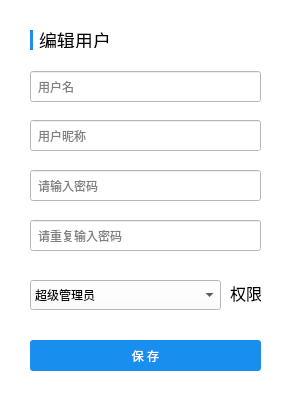
<?xml version="1.0" encoding="UTF-8"?>
<ui version="4.0">
 <class>EditUser</class>
 <widget class="QWidget" name="EditUser">
  <property name="geometry">
   <rect>
    <x>0</x>
    <y>0</y>
    <width>289</width>
    <height>403</height>
   </rect>
  </property>
  <property name="minimumSize">
   <size>
    <width>0</width>
    <height>320</height>
   </size>
  </property>
  <property name="maximumSize">
   <size>
    <width>16777215</width>
    <height>1000</height>
   </size>
  </property>
  <property name="windowTitle">
   <string>编辑用户</string>
  </property>
  <property name="windowIcon">
   <iconset resource="style.qrc">
    <normaloff>:/icon.ico</normaloff>
    <normalon>:/image/icon.png</normalon>:/icon.ico</iconset>
  </property>
  <property name="styleSheet">
   <string notr="true">background-color: rgb(255, 255, 255);</string>
  </property>
  <widget class="QLineEdit" name="username">
   <property name="geometry">
    <rect>
     <x>30</x>
     <y>71</y>
     <width>231</width>
     <height>31</height>
    </rect>
   </property>
   <property name="styleSheet">
    <string notr="true">padding-left:5px;</string>
   </property>
   <property name="inputMethodHints">
    <set>Qt::ImhNone</set>
   </property>
   <property name="readOnly">
    <bool>true</bool>
   </property>
   <property name="placeholderText">
    <string>用户名</string>
   </property>
  </widget>
  <widget class="QPushButton" name="update">
   <property name="geometry">
    <rect>
     <x>30</x>
     <y>340</y>
     <width>231</width>
     <height>31</height>
    </rect>
   </property>
   <property name="cursor">
    <cursorShape>PointingHandCursor</cursorShape>
   </property>
   <property name="styleSheet">
    <string notr="true">border:none;
background:#188EEE;
color:#FFFFFF;
border-radius:3px;</string>
   </property>
   <property name="text">
    <string>保 存</string>
   </property>
  </widget>
  <widget class="QLineEdit" name="password">
   <property name="geometry">
    <rect>
     <x>30</x>
     <y>170</y>
     <width>231</width>
     <height>31</height>
    </rect>
   </property>
   <property name="styleSheet">
    <string notr="true">padding-left:5px;</string>
   </property>
   <property name="inputMethodHints">
    <set>Qt::ImhHiddenText|Qt::ImhNoAutoUppercase|Qt::ImhNoPredictiveText|Qt::ImhSensitiveData</set>
   </property>
   <property name="echoMode">
    <enum>QLineEdit::Password</enum>
   </property>
   <property name="placeholderText">
    <string>请输入密码</string>
   </property>
  </widget>
  <widget class="QLineEdit" name="nickname">
   <property name="geometry">
    <rect>
     <x>30</x>
     <y>120</y>
     <width>231</width>
     <height>31</height>
    </rect>
   </property>
   <property name="styleSheet">
    <string notr="true">padding-left:5px;</string>
   </property>
   <property name="inputMethodHints">
    <set>Qt::ImhNone</set>
   </property>
   <property name="placeholderText">
    <string>用户昵称</string>
   </property>
  </widget>
  <widget class="QLabel" name="label_3">
   <property name="geometry">
    <rect>
     <x>39</x>
     <y>32</y>
     <width>91</width>
     <height>16</height>
    </rect>
   </property>
   <property name="styleSheet">
    <string notr="true">font-size:18px;</string>
   </property>
   <property name="text">
    <string>编辑用户</string>
   </property>
  </widget>
  <widget class="QLineEdit" name="password2">
   <property name="geometry">
    <rect>
     <x>30</x>
     <y>220</y>
     <width>231</width>
     <height>31</height>
    </rect>
   </property>
   <property name="styleSheet">
    <string notr="true">padding-left:5px;</string>
   </property>
   <property name="echoMode">
    <enum>QLineEdit::Password</enum>
   </property>
   <property name="placeholderText">
    <string>请重复输入密码</string>
   </property>
  </widget>
  <widget class="QLabel" name="label_2">
   <property name="geometry">
    <rect>
     <x>30</x>
     <y>30</y>
     <width>3</width>
     <height>20</height>
    </rect>
   </property>
   <property name="styleSheet">
    <string notr="true">width:4px;
height:10px;
background:#188EEE;</string>
   </property>
   <property name="text">
    <string/>
   </property>
  </widget>
  <widget class="QComboBox" name="root">
   <property name="geometry">
    <rect>
     <x>30</x>
     <y>280</y>
     <width>191</width>
     <height>30</height>
    </rect>
   </property>
   <item>
    <property name="text">
     <string>超级管理员</string>
    </property>
   </item>
   <item>
    <property name="text">
     <string>打印条码</string>
    </property>
   </item>
   <item>
    <property name="text">
     <string>出库扫描</string>
    </property>
   </item>
   <item>
    <property name="text">
     <string>两个都可以</string>
    </property>
   </item>
  </widget>
  <widget class="QLabel" name="label_4">
   <property name="geometry">
    <rect>
     <x>230</x>
     <y>283</y>
     <width>31</width>
     <height>20</height>
    </rect>
   </property>
   <property name="styleSheet">
    <string notr="true">font-size:16px;</string>
   </property>
   <property name="text">
    <string>权限</string>
   </property>
  </widget>
 </widget>
 <resources>
  <include location="style.qrc"/>
 </resources>
 <connections/>
</ui>
